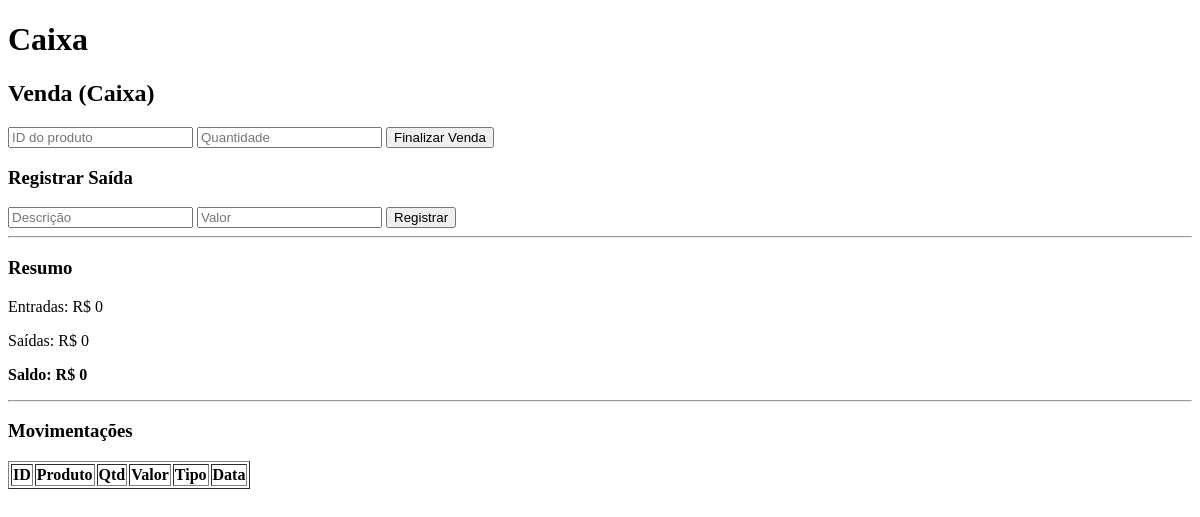
/caixa, run on an earlier commit of the app's database.
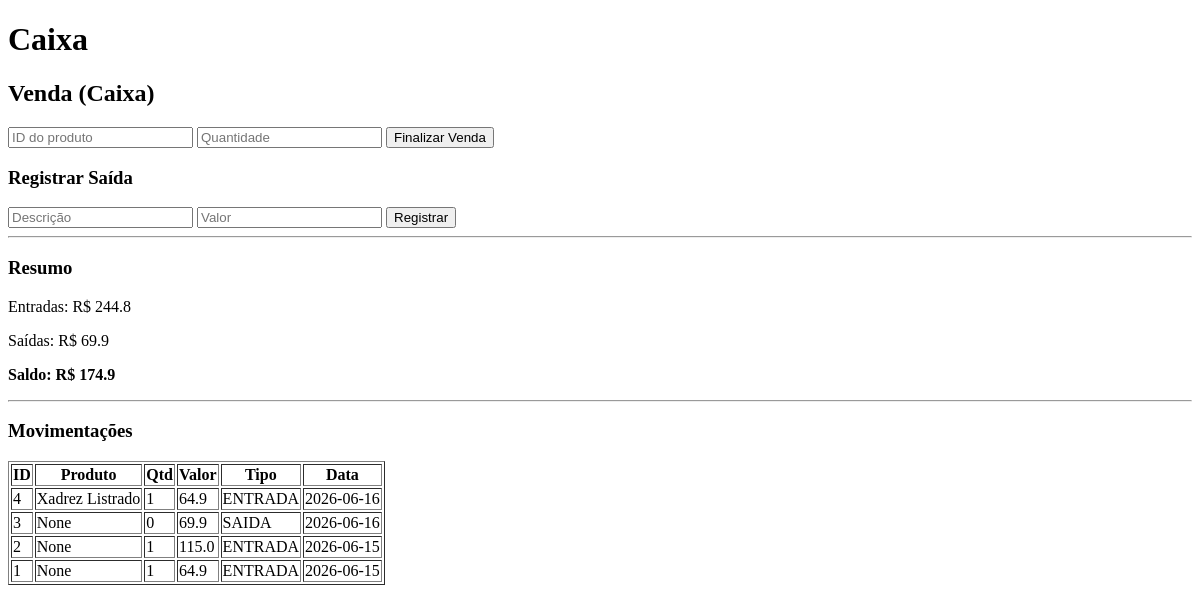
And on a later commit of the database.
### tables this page shows
CREATE TABLE caixa (
        id INTEGER PRIMARY KEY AUTOINCREMENT NOT NULL,
        produto_id INTEGER,
        tipo TEXT NOT NULL,
        quantidade INTEGER,
        valor_total REAL,
        data_movimentacao TEXT,
        foreign key (produto_id) references estoque(id)
        );

CREATE TABLE estoque (
    id INTEGER PRIMARY KEY AUTOINCREMENT NOT NULL,
    modelo TEXT NOT NULL,
    tamanho text NOT NULL,
    fornecedor_id INTEGER NOT NULL,
    quantidade INTEGER,
    preco real,
    preco_custo real
    );

### app.py (the view)
@app.route('/caixa')
def caixa():
    cursor.execute("""
        SELECT
            c.id,
            e.modelo,
            c.quantidade,
            c.valor_total,
            c.tipo,
            c.data_movimentacao
        FROM caixa c
        LEFT JOIN estoque e
        ON c.produto_id = e.id
        ORDER BY c.id DESC
    """)
    registros = cursor.fetchall()
    cursor.execute("""
        SELECT
            SUM(CASE WHEN tipo='ENTRADA' THEN valor_total ELSE 0 END),
            SUM(CASE WHEN tipo='SAIDA' THEN valor_total ELSE 0 END)
        FROM caixa
    """)
    resultado = cursor.fetchone()
    entradas = resultado[0] or 0
    saidas = resultado[1] or 0
    saldo = entradas - saidas
    return render_template(
        "caixa.html",
        registros=registros,
        entradas=entradas,
        saidas=saidas,
        saldo=saldo
    )

### templates/caixa.html (shortened to what this page needs)
<!DOCTYPE html>
<html lang="en">
<head>
</head>
<body>
<h1>Caixa</h1>
<h2>Venda (Caixa)</h2>
<form action="/vender" method="POST">
  <input type="number" name="produto_id" placeholder="ID do produto" required>
  <input type="number" name="quantidade" placeholder="Quantidade" required>
  <button type="submit">Finalizar Venda</button>
</form>
<h3>Registrar Saída</h3>
<form action="/caixa/saida" method="POST">
    <input type="text" name="descricao" placeholder="Descrição">
    <input type="number" step="0.01" name="valor" placeholder="Valor">
    <button type="submit">Registrar</button>
</form>
<hr>
<h3>Resumo</h3>
<p>Entradas: R$ {{ entradas }}</p>
<p>Saídas: R$ {{ saidas }}</p>
<p><b>Saldo: R$ {{ saldo }}</b></p>
<hr>
<h3>Movimentações</h3>
<table border="1">
    <tr>
        <th>ID</th>
        <th>Produto</th>
        <th>Qtd</th>
        <th>Valor</th>
        <th>Tipo</th>
        <th>Data</th>
    </tr>
    {% for r in registros %}
    <tr>
        <td>{{ r[0] }}</td>
        <td>{{ r[1] }}</td>
        <td>{{ r[2] }}</td>
        <td>{{ r[3] }}</td>
        <td>{{ r[4] }}</td>
        <td>{{ r[5] }}</td>
    </tr>
    {% endfor %}
</table>
</body>
</html>

What changed in the data, as far as the page shows it:
added caixa: id "4", modelo "Xadrez Listrado", quantidade "1", valor_total "64.9", tipo "ENTRADA", data_movimentacao "2026-06-16"
added caixa: id "3", r "None", quantidade "0", valor_total "69.9", tipo "SAIDA", data_movimentacao "2026-06-16"
added caixa: id "2", r "None", quantidade "1", valor_total "115.0", tipo "ENTRADA", data_movimentacao "2026-06-15"
added caixa: id "1", r "None", quantidade "1", valor_total "64.9", tipo "ENTRADA", data_movimentacao "2026-06-15"
Also different on the page:
{{ entradas }}: "0" → "244.8"
{{ saidas }}: "0" → "69.9"
{{ saldo }}: "0" → "174.9"
